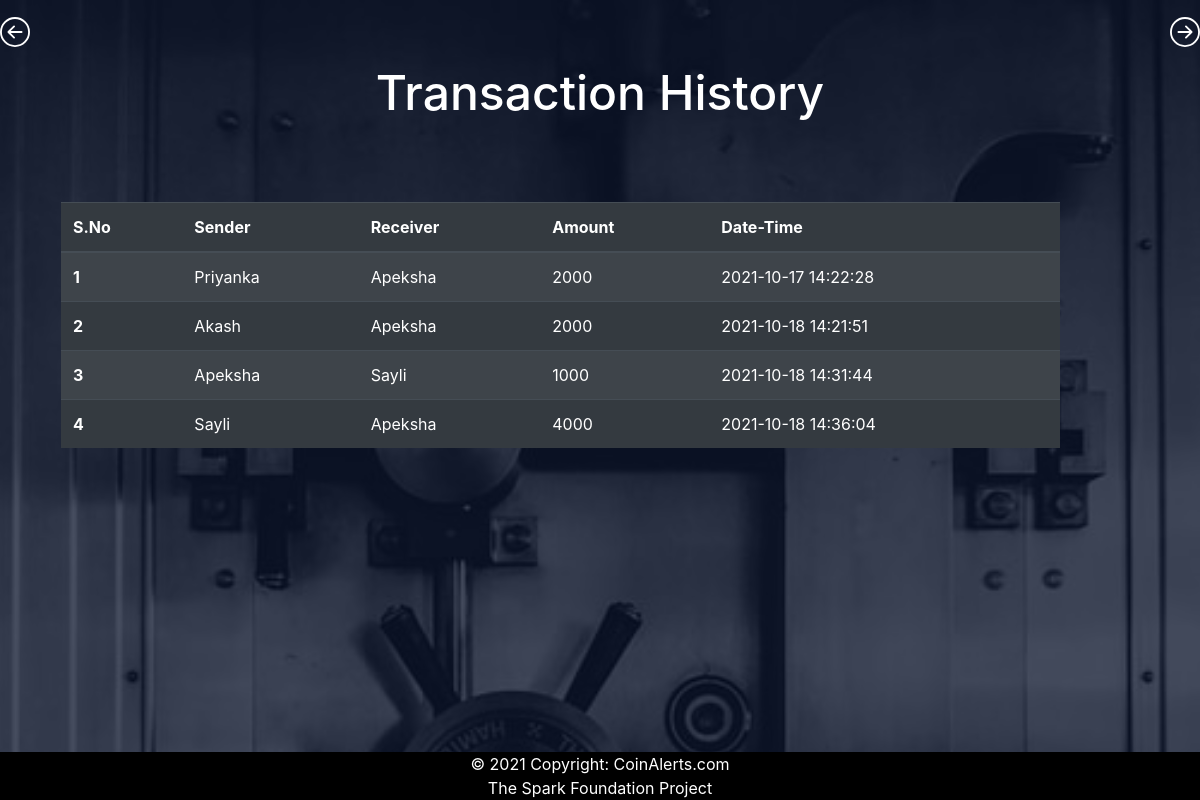
The page /history.php on the database its author committed.
### tables this page shows
CREATE TABLE `transfer` (
  `id` int(3) NOT NULL,
  `sender` varchar(20) NOT NULL,
  `receiver` varchar(20) NOT NULL,
  `Amount` varchar(9) NOT NULL,
  `Date` datetime NOT NULL DEFAULT current_timestamp()
);

### history.php (the view, shortened to what this page needs)
<!DOCTYPE html>
<html lang="en">
<head>
    <link rel="stylesheet" href="https://stackpath.bootstrapcdn.com/bootstrap/4.3.1/css/bootstrap.min.css"
>
</head>
<body>
<div class="arrow">
        <div><a href="transfer.php"></a></div>
        <div> <a href="home.php"></a></div>
    </div>
    <div class="container table-responsive-sm">
        <h1 class="form-h text-center text-white " style="font-size: 6vh;">Transaction History</h1>
        <table class="table table-dark table-striped text-white">
            <thead>
                <tr>
                    <th scope="col">S.No</th>
                    <th scope="col">Sender</th>
                    <th scope="col">Receiver</th>
                    <th scope="col">Amount</th>
                    <th scope="col">Date-Time</th>
                </tr>
            </thead>
            <tbody>
                <?php
        require("connection.php");
        $sql = "SELECT * FROM `transfer`";
        $result = mysqli_query($conn, $sql);
        $i = 1;
        while ($row = mysqli_fetch_assoc($result)) {
        ?>
                <tr>
                    <th scope="row"><?php echo $i++; ?></th>
                    <td> <?php echo "$row[sender]"  ?> </td>
                    <td> <?php echo "$row[receiver]"  ?> </td>
                    <td> <?php echo "$row[Amount]" ?> </td>
                    <td> <?php echo "$row[Date]" ?> </td>
                </tr>
                <?php
        }
        ?>
            </tbody>
        </table>
    </div>
    <footer class="page-footer fixed-bottom font-small unique-color-dark pt-4">
        <div class="footer-copyright text-center" style="color: white; background: black;">© 2021 Copyright:
            CoinAlerts.com <br>The Spark Foundation Project
        </div>
    </footer>
</body>
</html>

### history.php (style rules this page uses)
body { background: url('images/img3-bank.jpg'); background-size: cover; background-repeat: no-repeat; width: 100%; height: 150%; }
body::before { background: #040e27; background-size: cover; position: absolute; left: 0; top: 0; min-width: 100%; min-height: 100%; content: ''; opacity: .7; z-index: -1; }
.container .table { width: 90%; color: #212529; margin: 5rem 1rem; }
.arrow { display: flex; justify-content: space-between; }

### rows shown on the page
transfer: sender "Priyanka", receiver "Apeksha", Amount "2000", Date "2021-10-17 14:22:28"
transfer: sender "Akash", receiver "Apeksha", Amount "2000", Date "2021-10-18 14:21:51"
transfer: sender "Apeksha", receiver "Sayli", Amount "1000", Date "2021-10-18 14:31:44"
transfer: sender "Sayli", receiver "Apeksha", Amount "4000", Date "2021-10-18 14:36:04"
